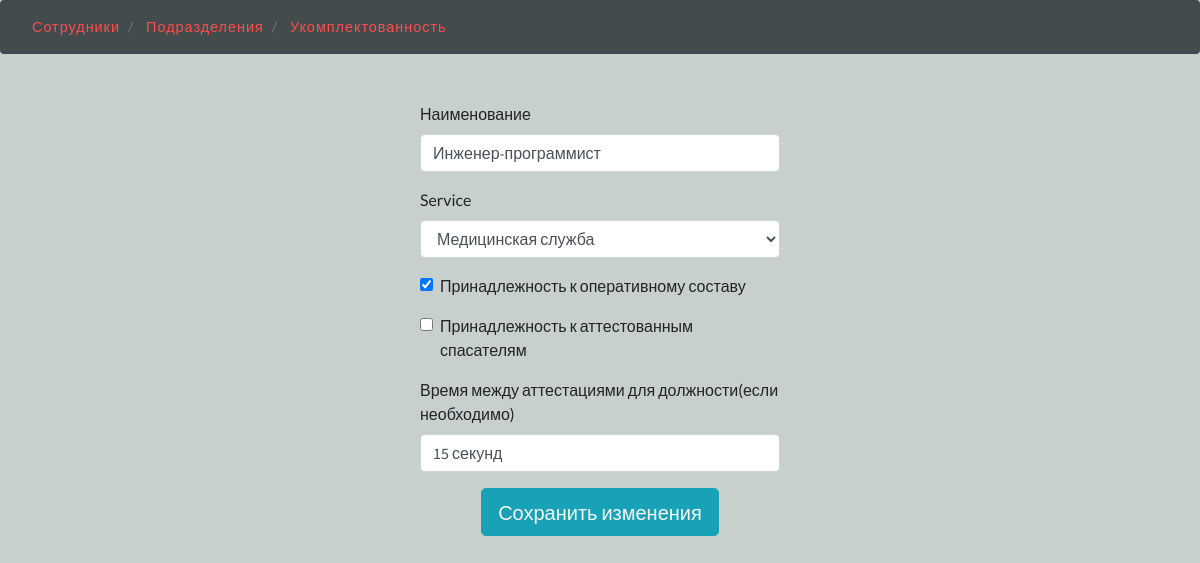
/edit_post/2/, run on the app's committed database.
### rescuers/apps/workers/models.py (models this page shows, shortened)
class Post(models.Model):
    name = models.CharField('Наименование', max_length=100)
    operative = models.BooleanField('Принадлежность к оперативному составу')
    rescuer = models.BooleanField('Принадлежность к аттестованным спасателям')
    attestation_period = models.CharField('Время между аттестациями для должности(если необходимо)', max_length=20)
    SERVICE_CHOICES = (
                       ('мед', 'мед'),
                       ('проф', 'проф'),
                       ('опер', 'опер'),
                       )
    service_in_name = models.CharField('Служба (для вывода в названии должности)',help_text='Добавить при необходимости', choices=SERVICE_CHOICES, max_length=12, blank=True, default='')
    priority = models.PositiveSmallIntegerField('Приоритет вывода в списке', blank=True, default=9,
                                                help_text="Для командира отряда- 1; "
                                                          "Для зам.ком. отряда - 2; "
                                                          "Для пом.ком. отряда - 3; "
                                                          "Для ком. взвода     - 4; "
                                                          "Для зам.ком.взвода  - 5; "
                                                          "Для пом.ком. взвода - 6; "
                                                          "Для ком.отдел.      - 7; "
                                                          "Для респираторщика  - 8; "
                                                          "Для остальных по умолчанию - 9.")
    service = models.ForeignKey(Service, on_delete=models.SET_NULL, null=True,
                                blank=True, default=None, related_name='service_posts')
    class Meta:
        verbose_name = "Должность"
        verbose_name_plural = "Должности"

class Service(models.Model):
    name = models.CharField('Наименование', max_length=50)
    def get_abbreviation(self):
        abbreviation = ''
        first_letters = [s[0].capitalize() for s in self.name.split()]
        for i in first_letters:
            abbreviation += i
        return abbreviation
    def __str__(self):
        if len(self.get_abbreviation()) > 2:
            return f'{self.name} ({self.get_abbreviation()})'
        else:
            return f'{self.name}'
    class Meta:
        verbose_name = "Служба"
        verbose_name_plural = "Службы"

### rescuers/apps/workers/views.py (the view)
# urls.py: path('edit_post/<int:pk>/', EditPostView.as_view(), name='edit_post'),
class EditPostView(UpdateView):
    model = Post
    template_name = 'workers/edit_post.html'
    fields = ['name', 'service', 'operative', 'rescuer', 'attestation_period']
    success_url = reverse_lazy('workers:home_page')

### rescuers/templates/workers/edit_post.html (shortened to what this page needs)
{% extends 'workers/base.html' %}
{% load bootstrap4 %}
{% block divisions %}
<div class="col-lg-4 offset-lg-4">
  <form action="{% url 'workers:edit_post' post.id %}" method="post" >
    {% bootstrap_form form %}
      <button name="submit" class="btn btn-outline-info btn-lg bg-info text-light d-block mx-auto" >Сохранить изменения</button>
  </form>
</div>
{% endblock divisions %}

### static/css/style.css (style rules this page uses)
html, body { margin: 0; font-size: 100%; background: #C7D0CC; font-family: 'Lato', sans-serif; scroll-behavior: smooth; }
input[type="button"], input[type="submit"], input[type="text"], input[type="email"], input[type="search"] { transition: 0.5s all; -webkit-transition: 0.5s all; -moz-transition: 0.5s all; -o-transition: 0.5s all; -ms-transition: 0.5s all; font-family: 'Source Sans Pro', sans-serif; }

### data on the page
Post: name "Инженер-программист", service "Медицинская служба", operative "☑", attestation_period "15 секунд"
